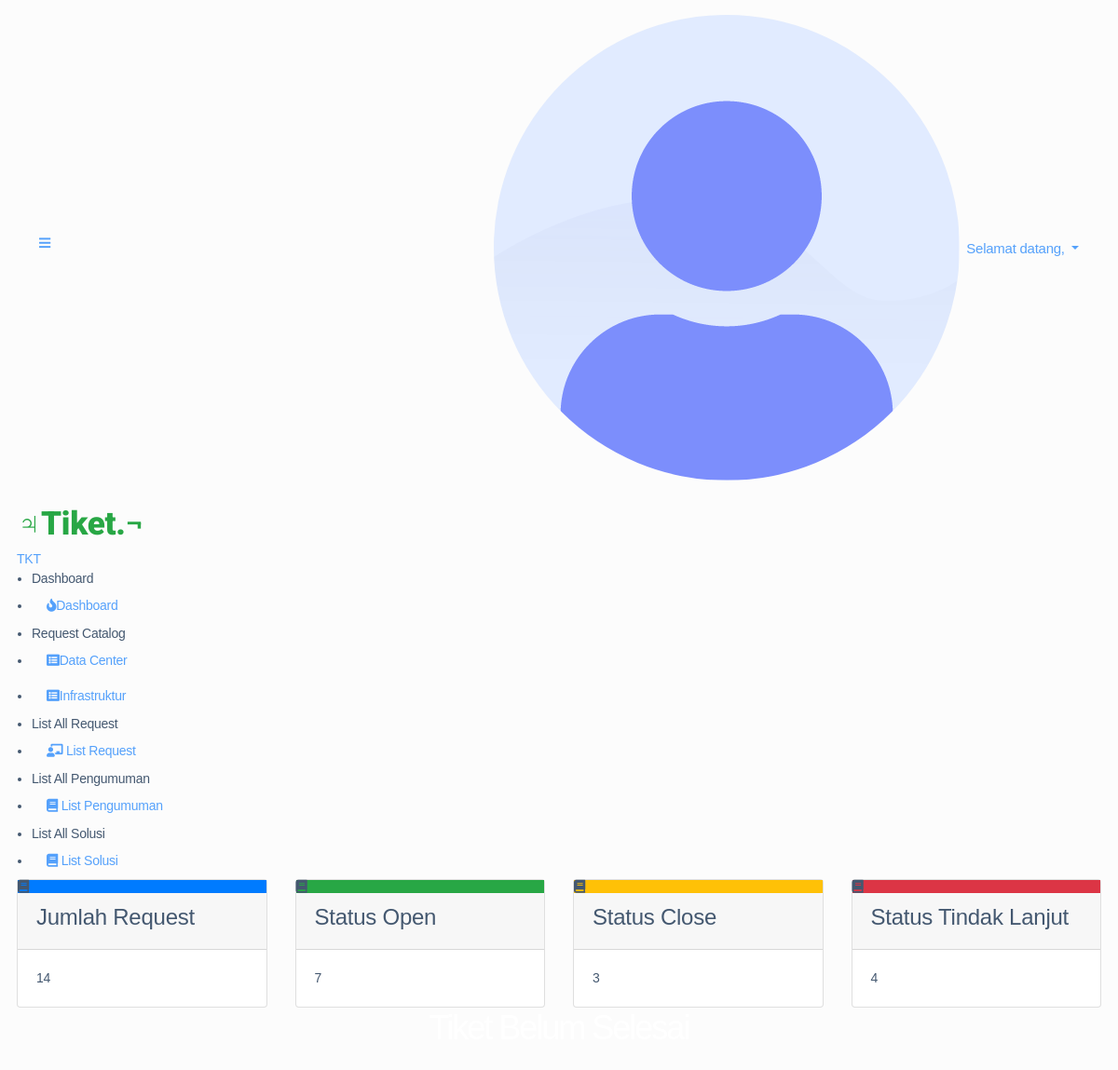
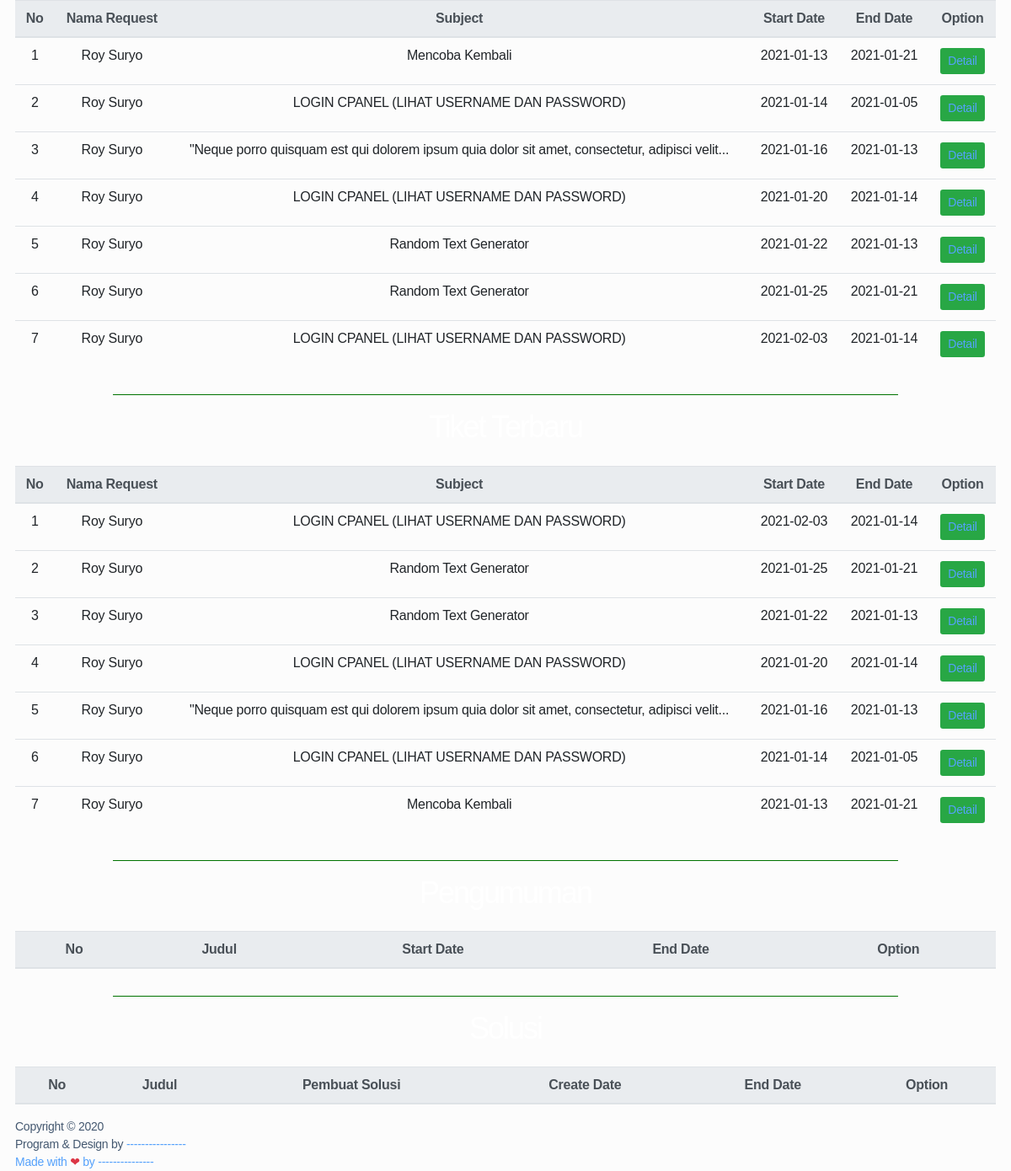
Screenshot of /index.php/staff with the database file from the repository (2 pictures, top to bottom).
### tables this page shows
CREATE TABLE `master_kategori` (
  `id` int(11) NOT NULL,
  `kategori` varchar(30) NOT NULL
);

CREATE TABLE `tbl_request` (
  `id` int(11) NOT NULL,
  `user` varchar(30) NOT NULL,
  `status` varchar(20) NOT NULL,
  `kategori` varchar(40) NOT NULL,
  `sub_kategori` varchar(40) NOT NULL,
  `pj` varchar(30) NOT NULL,
  `grup` varchar(40) NOT NULL,
  `asset` varchar(50) NOT NULL,
  `count_asset` varchar(2) NOT NULL,
  `subject` varchar(100) NOT NULL,
  `body` text NOT NULL,
  `created_date` timestamp NOT NULL DEFAULT current_timestamp(),
  `done_date` datetime DEFAULT NULL,
  `start_date` date NOT NULL,
  `end_date` date NOT NULL
);

### application/controllers/Staff.php (called while the page is built, shortened)
<?php
class Staff extends CI_Controller
{
	function __construct()
	{
		$this->load->helper('url');
		$this->load->library('form_validation');
		$this->load->helper('form');
	}
	public function index()
	{
		$this->load->model('Mrequest');
		$this->load->model('Mpengumuman');
		$this->load->model('Msolusi');
		$data['nama'] = $this->session->userdata('nama');
		$data['level'] = $this->session->userdata('level');
		$data['request'] = $this->Mrequest->tampil_data_ten_terbaru()->result();
		$data['request_lama'] = $this->Mrequest->tampil_data_ten_terlama()->result();
		$data['pengumuman'] = $this->Mpengumuman->tampil_data()->result();
		$data['solusi'] = $this->Msolusi->tampil_data()->result();
		$this->load->view('navbar/nav_staff', $data);
		$this->load->view('staff/dashboard_staff', $data);
	}
}

### index.php (called while the page is built, shortened)
<?php
require_once BASEPATH.'core/CodeIgniter.php';

### application/models/Mrequest.php (called while the page is built, shortened)
<?php
class Mrequest extends CI_Model
{
    public function tampil_data_ten_terbaru()
    {
        return $this->db
            ->select('*')
            ->from('tbl_request')
            ->where('status', 'open')
            ->order_by("start_date")
            ->limit(10)
            ->get();
    }
    public function tampil_data_ten_terlama()
    {
        return $this->db
            ->select('*')
            ->from('tbl_request')
            ->where('status', 'open')
            ->order_by("start_date", 'desc')
            ->limit(10)
            ->get();
    }
}

### application/views/staff/dashboard_staff.php (the view, shortened to what this page needs)
<div class="main-content">
    <section class="section">
        <div class="row">
            <div class="col-lg-3 col-md-6 col-sm-6 col-12">
                <div class="card card-statistic-1">
                    <div class="card-icon bg-primary">
                        <i class="fas fa-book"></i>
                    </div>
                    <div class="card-wrap">
                        <div class="card-header">
                            <h4>Jumlah Request</h4>
                        </div>
                        <div class="card-body">
                            <?php echo $this->db->count_all('tbl_request'); ?>
                        </div>
                    </div>
                </div>
            </div>
            <div class="col-lg-3 col-md-6 col-sm-6 col-12">
                <div class="card card-statistic-1">
                    <div class="card-icon bg-success">
                        <i class="fas fa-book"></i>
                    </div>
                    <div class="card-wrap">
                        <div class="card-header">
                            <h4>Status Open</h4>
                        </div>
                        <div class="card-body">
                            <?php $this->db->from('tbl_request');
                            $this->db->where('status', 'open');
                            echo $this->db->count_all_results();
                            ?>
                        </div>
                    </div>
                </div>
            </div>
            <div class="col-lg-3 col-md-6 col-sm-6 col-12">
                <div class="card card-statistic-1">
                    <div class="card-icon bg-warning">
                        <i class="fas fa-book"></i>
                    </div>
                    <div class="card-wrap">
                        <div class="card-header">
                            <h4>Status Close</h4>
                        </div>
                        <div class="card-body">
                            <?php $this->db->from('tbl_request');
                            $this->db->where('status', 'close');
                            echo $this->db->count_all_results();
                            ?>
                        </div>
                    </div>
                </div>
            </div>
            <div class="col-lg-3 col-md-6 col-sm-6 col-12">
                <div class="card card-statistic-1">
                    <div class="card-icon bg-danger">
                        <i class="fas fa-book"></i>
                    </div>
                    <div class="card-wrap">
                        <div class="card-header">
                            <h4>Status Tindak Lanjut</h4>
                        </div>
                        <div class="card-body">
                            <?php $this->db->from('tbl_request');
                            $this->db->where('status', 'tindak lanjut');
                            echo $this->db->count_all_results();
                            ?>
                        </div>
                    </div>
                </div>
            </div>
        </div>
        <div class="section-header">
            <h1>Tiket Belum Selesai</h1>
        </div>
        <div class="row">
            <div class="col-12">
                <table id="example" class="table align-items-center table-flush">
                    <thead class="thead-light">
                        <tr class="text-center">
                            <th scope="col">No</th>
                            <th scope="col">Nama Request</th>
                            <th scope="col">Subject</th>
                            <th scope="col">Start Date</th>
                            <th scope="col">End Date</th>
                            <th scope="col">Option</th>
                        </tr>
                    </thead>
                    <tbody>
                        <?php
                        $i = 1;
                        foreach ($request as $u) {
                        ?>
                            <tr class="text-center">
                                <td><?php echo $i ?></td>
                                <td><?php echo $u->user ?></td>
                                <td><?php echo $u->subject ?></td>
                                <td><?php echo $u->start_date ?></td>
                                <td><?php echo $u->end_date ?></td>
                                <td class="text-center">
                                    <a href=<?= base_url("staff/detail_request/" . $u->id) ?> class="btn btn-sm btn-success">Detail</a>
                                </td>
                            </tr>
                        <?php
                            $i++;
                        }
                        ?>
                    </tbody>
                </table>
            </div>
        </div>
        <hr width="80%" color="green">
        <div class="section-header">
            <h1>Tiket Terbaru</h1>
        </div>
        <div class="row">
            <div class="col-12">
                <table id="example" class="table align-items-center table-flush">
                    <thead class="thead-light">
                        <tr class="text-center">
                            <th scope="col">No</th>
                            <th scope="col">Nama Request</th>
                            <th scope="col">Subject</th>
                            <th scope="col">Start Date</th>
                            <th scope="col">End Date</th>
                            <th scope="col">Option</th>
                        </tr>
                    </thead>
                    <tbody>
                        <?php
                        $i = 1;
                        foreach ($request_lama as $u) {
                        ?>
                            <tr class="text-center">
                                <td><?php echo $i ?></td>
                                <td><?php echo $u->user ?></td>
                                <td><?php echo $u->subject ?></td>
                                <td><?php echo $u->start_date ?></td>
                                <td><?php echo $u->end_date ?></td>
                                <td class="text-center">
                                    <a href=<?= base_url("staff/detail_request/" . $u->id) ?> class="btn btn-sm btn-success">Detail</a>
                                </td>
                            </tr>
                        <?php
                            $i++;
                        }
                        ?>
                    </tbody>
                </table>
            </div>
        </div>
        <hr width="80%" color="green">
        <div class="section-header">
            <h1>Pengumuman</h1>
        </div>
        <div class="row">
            <div class="col-12">
                <table id="example" class="table align-items-center table-flush">
                    <thead class="thead-light">
                        <tr class="text-center">
                            <th scope="col">No</th>
                            <th scope="col">Judul</th>
                            <th scope="col">Start Date</th>
                            <th scope="col">End Date</th>
                            <th scope="col">Option</th>
                        </tr>
                    </thead>
                </table>
            </div>
        </div>
        <hr width="80%" color="green">
        <div class="section-header">
            <h1>Solusi</h1>
        </div>
        <div class="row">
            <div class="col-12">
                <table id="example" class="table align-items-center table-flush">
                    <thead class="thead-light">
                        <tr class="text-center">
                            <th scope="col">No</th>
                            <th scope="col">Judul</th>
                            <th scope="col">Pembuat Solusi</th>
                            <th scope="col">Create Date</th>
                            <th scope="col">End Date</th>
                            <th scope="col">Option</th>
                        </tr>
                    </thead>
                </table>
            </div>
        </div>
</div>
</div>
<?php include("footer.php") ?>
</body>
</html>

### application/views/navbar/nav_staff.php (shortened to what this page needs)
<!DOCTYPE html>
<html lang="en">
<head>
    <link rel="stylesheet" href="https://stackpath.bootstrapcdn.com/bootstrap/4.3.1/css/bootstrap.min.css">
    <link rel="stylesheet" href="https://use.fontawesome.com/releases/v5.7.2/css/all.css">
    <link rel="stylesheet" href="https://cdnjs.cloudflare.com/ajax/libs/bootstrap-select/1.13.1/css/bootstrap-select.css" />
    <link rel="stylesheet" href="<?= base_url('assets/') ?>stisla-assets/css/style.css">
    <link rel="stylesheet" href="<?= base_url('assets/') ?>stisla-assets/css/components.css">
</head>
<?php
$url = explode('/', uri_string());
if (!isset($url[1])) {
    $url[1] = 'index';
}
$active = $url[1];
?>
<body>
    <div id="app">
        <div class="main-wrapper">
            <nav class="navbar navbar-expand-lg main-navbar">
                <form class="form-inline mr-auto">
                    <ul class=" navbar-nav mr-3">
                        <li><a href="#" data-toggle="sidebar" class="nav-link nav-link-lg"><i class="fas fa-bars"></i></a>
                        </li>
                    </ul>
                </form>
                <ul class="navbar-nav navbar-right">
                    <li class="dropdown"><a href="#" data-toggle="dropdown" class="nav-link dropdown-toggle nav-link-lg nav-link-user">
                            <img alt="image" style="margin-bottom:4px !important;" src="http://localhost/Sidayan/assets/stisla-assets/img/avatar/avatar-1.png" class="rounded-circle mr-1 my-auto">
                            <div class="d-sm-none d-lg-inline-block" style="font-size:15px;">Selamat datang, <?php echo $nama; ?></div>
                        </a>
                    </li>
                </ul>
            </nav>
            <div class="main-sidebar">
                <aside id="sidebar-wrapper">
                    <div class="sidebar-brand text-danger">
                        <a href="<?= base_url('staff') ?>" style="font-size: 35px; font-weight:900;font-family: 'Roboto', sans-serif;" class="text-success">&#9795;Tiket.&not;</a>
                    </div>
                    <div class="sidebar-brand sidebar-brand-sm">
                        <a href="<?= base_url('staff') ?>">TKT</a>
                    </div>
                    <ul class="sidebar-menu">
                        <li class="menu-header ">Dashboard</li>
                        <li class="nav-item dropdown <?php if ($active === 'index') : ?> active <?php endif ?>">
                            <a href="<?= base_url('staff') ?>" class="nav-link"><i class="fas fa-fire"></i><span>Dashboard</span></a>
                        </li>
                        <li class="menu-header">Request Catalog</li>
                        <?php
                        $con = mysqli_connect("localhost", "root", "", "db_tiket");
                        $sql = "SELECT * FROM master_kategori";
                        $result = mysqli_query($con, $sql);
                        while ($dataMenu = mysqli_fetch_assoc($result)) {
                            $menu_id = $dataMenu['id'];
                            $submenu = mysqli_query($con, "SELECT * FROM `master_subkategori` WHERE id_kategori = '$menu_id'");
                            if (mysqli_num_rows($submenu) == 0) {
                                echo '<li><a href="' . $dataMenu['kategori'] . '">' . $dataMenu['kategori'] . '</a></li>';
                            } else {
                                echo '
							<li class="nav-item dropdown">
								<a href="' . $dataMenu['kategori'] . '" class="nav-link has-dropdown"> <i class="fas fa-list-alt "></i><span>' . $dataMenu['kategori'] . '</span></a>
								<ul class="dropdown-menu">';
                                echo '
								</ul>
							</li>
							';
                            }
                        }
                        ?>
                        <li class="menu-header">List All Request</li>
                        <li class="nav-item dropdown <?php if ($active == 'data_peminjaman' || $active == 'add_peminjaman') : ?> active <?php endif ?>">
                            <a href="#" class="nav-link has-dropdown"><i class="fas fa-chalkboard-teacher"></i>
                                <span>List Request</span></a>
                        </li>
                        <li class="menu-header">List All Pengumuman</li>
                        <li class="nav-item dropdown <?php if ($active == 'data_pengembalian') : ?> active <?php endif ?>">
                            <a href="#" class="nav-link has-dropdown"><i class="fas fa-book"></i>
                                <span>List Pengumuman</span></a>
                        </li>
                        <li class="menu-header">List All Solusi</li>
                        <li class="nav-item dropdown <?php if ($active == 'data_pegawai') : ?> active <?php endif ?>">
                            <a href="#" class="nav-link has-dropdown"><i class="fas fa-book"></i>
                                <span>List Solusi</span></a>
                        </li>
                </aside>
            </div>

### application/views/staff/footer.php (shortened to what this page needs)
<footer class="main-footer">
    <div class="footer-left">
        Copyright &copy; 2020 <div class="bullet"></div> Program & Design by <a href="">----------------
    </div>
    <div class="footer-right">
        Made with <span class="text-danger"> &#10084;</span> by ---------------
    </div>
</footer>
</div>

### application/views/navbar/nav_staff.php (style rules this page uses)
body { background: #fcfcfc; }
h1 { text-align: center; font-family: sans-serif; font-weight: 300; color: #fff; }

### rows the page displays
master_kategori: kategori "Data Center"
master_kategori: kategori "Infrastruktur"
tbl_request: user "Roy Suryo", subject "Mencoba Kembali", start_date "2021-01-13", end_date "2021-01-21"
tbl_request: user "Roy Suryo", subject "LOGIN CPANEL (LIHAT USERNAME DAN PASSWORD)", start_date "2021-01-14", end_date "2021-01-05"
tbl_request: user "Roy Suryo", subject "\"Neque porro quisquam est qui dolorem ipsum quia dolor sit amet, consectetur, adipisci velit...", start_date "2021-01-16", end_date "2021-01-13"
tbl_request: user "Roy Suryo", subject "LOGIN CPANEL (LIHAT USERNAME DAN PASSWORD)", start_date "2021-01-20", end_date "2021-01-14"
tbl_request: user "Roy Suryo", subject "Random Text Generator", start_date "2021-01-22", end_date "2021-01-13"
tbl_request: user "Roy Suryo", subject "Random Text Generator", start_date "2021-01-25", end_date "2021-01-21"
tbl_request: user "Roy Suryo", subject "LOGIN CPANEL (LIHAT USERNAME DAN PASSWORD)", start_date "2021-02-03", end_date "2021-01-14"

### other values shown
$this->db->count_all('tbl_request') "14"
$this->db->count_all_results() "7"
$this->db->count_all_results() "3"
$this->db->count_all_results() "4"
